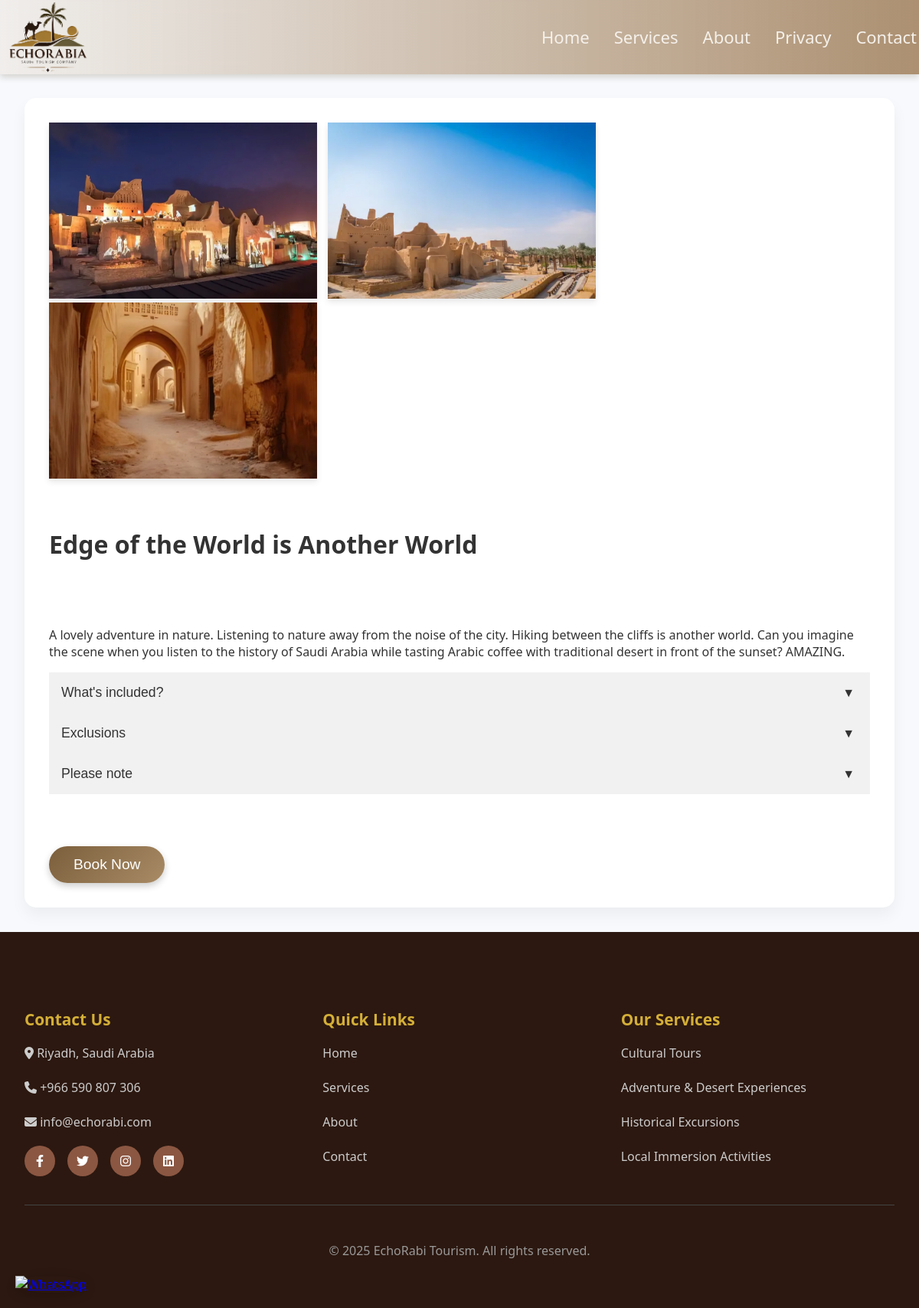
/service/14/, run on the app's committed database.
### tourapp/models.py (models this page shows, shortened)
class ServiceBooking(models.Model):
    image1 = models.ImageField(upload_to='ServiceImages/', blank=True, null=True)
    image2 = models.ImageField(upload_to='ServiceImages/', blank=True, null=True)
    image3 = models.ImageField(upload_to='ServiceImages/', blank=True, null=True)
    video = models.FileField(upload_to='videos/', blank=True, null=True)
    title = models.CharField(max_length=50)
    description = models.TextField()
    included = models.TextField(default = "",blank=True, null=True)
    exclusion = models.TextField(default = "", blank=True, null=True)
    note = models.TextField(default = "", blank=True, null=True)
    period = models.CharField(max_length=50)

### tourapp/views.py (the view)
# urls.py: path('service/<int:service_id>/', views.service_detail, name='service_detail'),
def service_detail(request, service_id):
    service_card = get_object_or_404(ServiceCard, id=service_id)
    service_booking = service_card.servicebooking
    context = {
        'service_card': service_card,
        'service_booking': service_booking,
    }
    return render(request, 'tourapp/service_detail.html', context)

### templates/tourapp/service_detail.html (shortened to what this page needs)
{% load static %}
<!DOCTYPE html>
<html lang="en">
  <head>
    <link rel="stylesheet" href="{% static 'css/service_detail.css' %}">
    <link href="https://cdnjs.cloudflare.com/ajax/libs/font-awesome/6.0.0/css/all.min.css" rel="stylesheet">
    <link rel="stylesheet" href="https://cdnjs.cloudflare.com/ajax/libs/font-awesome/6.4.0/css/all.min.css">
    <link rel="stylesheet" href="https://cdn.jsdelivr.net/npm/intl-tel-input@17/build/css/intlTelInput.min.css" />
    <link rel="stylesheet" href="https://cdn.jsdelivr.net/npm/flatpickr/dist/flatpickr.min.css">
  </head>
  <a href="https://wa.me/966590807306" class="whatsapp-float" target="_blank" title="Chat with us on WhatsApp">
    <img src="https://img.icons8.com/color/96/whatsapp--v1.png" alt="WhatsApp" />
</a>
  <body>
    <nav class="navbar">
        <div class="nav-container">
            <a href="#" class="logo">
                <img src="{% static 'images/1.png' %}" alt="logo">
            </a>
            <ul class="nav-links">
                <li><a href="{% url 'home' %}">Home</a></li>
                <li><a href="{% url 'home' %}#services">Services</a></li>
                <li><a href="{% url 'home' %}#about">About</a></li>
                <li><a href="{% url "privacy" %}">Privacy</a></li>
                <li><a href="{% url 'home' %}#contact">Contact</a></li>
            </ul>
        </div>
    </nav>
    <section class="services">
      <div class="container">
        <div class="service-details" dir="ltr" style="text-align: left;">
        <div class="service-images">
        {% if service_booking.image1 %}
        <img src="{{ service_booking.image1.url }}" alt="{{ service_booking.title }}" class="image-preview">
        {% endif %}
        {% if service_booking.image2 %}
        <img src="{{ service_booking.image2.url }}" alt="{{ service_booking.title }}" class="image-preview">
        {% endif %}
        {% if service_booking.image3 %}
        <img src="{{ service_booking.image3.url }}" alt="{{ service_booking.title }}" class="image-preview">
        {% endif %}
        </div>
        <h1>{{ service_booking.title }}</h1>
        <br></br>
        <p>{{ service_booking.description|linebreaksbr }}</p>
        <button class="accordion"> What's included?  </button>
        <button class="accordion"> Exclusions </button>
        <button class="accordion"> Please note </button>
        <br></br>
        <button class="book-btn">Book Now</button>
        </div>
        </div>
    </section>
    <footer class="footer" id="contact">
        <div class="container">
            <div class="footer-content">
                <div class="footer-section">
                    <h3>Contact Us</h3>
                    <p><i class="fas fa-map-marker-alt"></i> Riyadh, Saudi Arabia</p>
                    <p><i class="fas fa-phone"></i> +966 590 807 306</p>
                    <p><i class="fas fa-envelope"></i> info@echorabi.com</p>
                    <div class="social-links">
                        <a href="#"><i class="fab fa-facebook-f"></i></a>
                        <a href="#"><i class="fab fa-twitter"></i></a>
                        <a href="#"><i class="fab fa-instagram"></i></a>
                        <a href="#"><i class="fab fa-linkedin"></i></a>
                    </div>
                </div>
                <div class="footer-section">
                    <h3>Quick Links</h3>
                    <p><a href="#home">Home</a></p>
                    <p><a href="#services">Services</a></p>
                    <p><a href="#about">About</a></p>
                    <p><a href="#contact">Contact</a></p>
                </div>
                <div class="footer-section">
                    <h3>Our Services</h3>
                    <p><a href="#">Cultural Tours</a></p>
                    <p><a href="#">Adventure & Desert Experiences</a></p>
                    <p><a href="#">Historical Excursions</a></p>
                    <p><a href="#">Local Immersion Activities</a></p>
                </div>
            </div>
            <div class="footer-bottom">
                <p>&copy; 2025 EchoRabi Tourism. All rights reserved.</p>
            </div>
        </div>
    </footer>
  </body>
</html>

### static/css/service_detail.css (style rules this page uses)
body { font-family: 'Segoe UI', Tahoma, Geneva, Verdana, sans-serif; margin: 0; background-color: #f7f9fc; color: #333; }
.navbar { position: fixed; top: 0; width: 100%; background: linear-gradient(to right,rgba(237, 233, 229, 0.7), rgb(172, 144, 113) ); backdrop-filter: blur(10px); z-index: 1000; padding: 2px 0; transition: all 0.3s ease; box-shadow: 0 4px 8px rgba(82, 64, 37, 0.2); }
.nav-container { max-width: 1200px; margin: 0 auto; display: flex; justify-content: space-between; align-items: center; padding: 0 3px; }
.logo { font-size: 2rem; font-weight: bold; color: #d4af37; text-decoration: none; display: flex; align-items: center; gap: 0.5rem; }
.logo img { width: 120px; }
.nav-links { display: flex; list-style: none; gap: 2rem; }
.nav-links a { color: #f5f1eb; text-decoration: none; font-size: 22px; font-weight: 300; transition: color 0.3s ease; position: relative; }
.nav-links a::after { content: ''; position: absolute; bottom: -5px; left: 0; width: 0; height: 2px; background: rgb(5, 47, 71); transition: width 0.3s ease; }
.services { margin-top: 6rem; }
.container { max-width: 1200px; margin: auto; padding: 2rem; }
.service-images { display: inline-block; margin-bottom: 2rem; }
.image-preview { width: 350px; height: 230px; object-fit: cover; box-shadow: 0 4px 8px rgba(0,0,0,0.1); transition: transform 0.3s ease; margin-right: 10px; }
.service-details { text-align: center; background-color: #fff; padding: 2rem; border-radius: 15px; box-shadow: 0 10px 20px rgba(0,0,0,0.05); }
h1 { font-size: 2rem; }
button.book-btn { background: linear-gradient(135deg, #7b5e3b, #a98c66); color: white; padding: 0.8rem 2rem; font-size: 1.2rem; border: none; border-radius: 50px; cursor: pointer; transition: all 0.3s ease; box-shadow: 0 4px 10px rgba(0, 0, 0, 0.2); margin-top: 1.5rem; }
.accordion { background-color: #f1f1f1; color: #333; cursor: pointer; padding: 1rem 2.5rem 1rem 1rem; width: 100%; text-align: right; border: none; outline: none; font-size: 1.1rem; transition: background-color 0.3s ease; position: relative; text-align: left; }
.accordion::after { content: '\25BC'; font-size: 1rem; position: absolute; right: 20px; top: 50%; transform: translateY(-50%); transition: transform 0.3s; }
.footer { background: #2c1810; color: white; padding: 3rem 0 1rem; }
.footer-content { display: grid; grid-template-columns: repeat(auto-fit, minmax(250px, 1fr)); gap: 2rem; margin-bottom: 2rem; }
.footer-section h3 { color: #d4af37; margin-bottom: 1rem; font-size: 1.3rem; }
.footer-section p, .footer-section a { color: #ccc; text-decoration: none; line-height: 1.8; }
.social-links { display: flex; gap: 1rem; margin-top: 1rem; }
.social-links a { background: #8b5742; color: white; width: 40px; height: 40px; border-radius: 50%; display: flex; align-items: center; justify-content: center; transition: all 0.3s ease; }
.footer-bottom { text-align: center; padding-top: 2rem; border-top: 1px solid #444; color: #999; }
.whatsapp-float { position: fixed; bottom: 20px; left: 20px; z-index: 1000; border-radius: 50%; box-shadow: 0 4px 15px rgba(0, 0, 0, 0.2); animation: pulse 2s infinite; transition: transform 0.3s ease; }
.whatsapp-float img { width: 80px; height: 80px; }

### data on the page
ServiceBooking: image1 (picture), image2 (picture), image3 (picture), title "Edge of the World is Another World", description "A lovely adventure in nature. Listening to nature away from the noise of the city. Hiking between the cliffs is another world. Can you imagine the scene when you listen to the history of Saudi Arabia while tasting Arabic coffee with traditional desert in front of the sunset? AMAZING."
